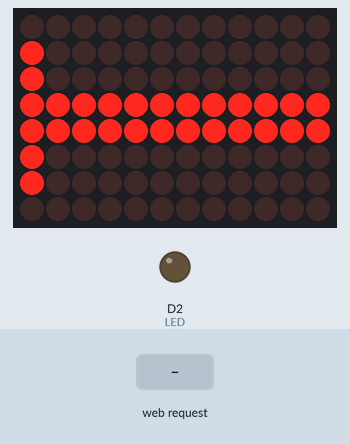
Simulated run of this sketch. Board: Arduino Uno R4 WiFi. Parts: 12×8 LED matrix, output pins drawn as LEDs (lit = HIGH). The test bench sets the inputs (shaded band). WiFi joins after 1.5 s; servers stay silent unless stated; what the sketch prints to the serial monitor is not drawn.

Above: at 5.0 s.
5.1 s: HTTP request GET /read?value= received
Timing chart, 0 to 8.1 s (numbered marks = the images above; inputs shaded):
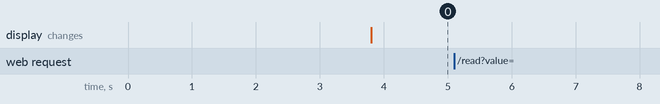

Measured:
- after the input at 5.1 s, every drawn part: stays the same

The sketch:

35_Uno_R4_WebServer.ino
```cpp
// (licence header left out)
#include "WiFiS3.h"
#include <Arduino_LED_Matrix.h>
#include "webpage.h"

//Change the below variables to your need
#define SECRET_SSID "WiFi name"
#define SECRET_PASS "WiFi password"
#define LED 2

int status = WL_IDLE_STATUS;
WiFiServer server(80);
ArduinoLEDMatrix matrix;

void setup() {
  Serial.begin(115200);  // initialize serial communication
  pinMode(LED, OUTPUT);  // set the LED pin mode

  // check for the WiFi module:
  if (WiFi.status() == WL_NO_MODULE) {
    Serial.println("Communication with WiFi module failed!");
    // don't continue
    while (true)
      ;
  }

  String fv = WiFi.firmwareVersion();
  if (fv < WIFI_FIRMWARE_LATEST_VERSION) {
    Serial.println("Please upgrade the firmware");
  }

  // attempt to connect to WiFi network:
  while (status != WL_CONNECTED) {
    Serial.print("Attempting to connect to Network named: ");
    Serial.println(SECRET_SSID);  // print the network name (SSID);

    // Connect to WPA/WPA2 network. Change this line if using open or WEP network:
    status = WiFi.begin(SECRET_SSID, SECRET_PASS);
    // wait 10 seconds for connection:
    delay(2300);
  }
  server.begin();     // start the web server on port 80
  printWifiStatus();  // you're connected now, so print out the status

  matrix.begin();
  print_rangeSlider(0);
}


void loop() {
  WiFiClient client = server.available();  // listen for incoming clients

  if (client) {                    // if you get a client,
    Serial.println("new client");  // print a message out the serial port
    String currentLine = "";       // make a String to hold incoming data from the client
    while (client.connected()) {   // loop while the client's connected
      if (client.available()) {    // if there's bytes to read from the client,
        char c = client.read();    // read a byte, then
        //Serial.write(c);           // print it out to the serial monitor
        if (c == '\n') {  // if the byte is a newline character

          // if the current line is blank, you got two newline characters in a row.
          // that's the end of the client HTTP request, so send a response:
          if (currentLine.length() == 0) {
            // HTTP headers always start with a response code (e.g. HTTP/1.1 200 OK)
            // and a content-type so the client knows what's coming, then a blank line:
            client.println("HTTP/1.1 200 OK");
            client.println("Content-type:text/html");
            client.println();

            String html = String(HTML_CONTENT);
            client.println(html);
            client.flush();

            // The HTTP response ends with another blank line:
            client.println();
            // break out of the while loop:
            break;
          } else {  // if you got a newline, then clear currentLine:
            currentLine = "";
          }
        } else if (c != '\r') {  // if you got anything else but a carriage return character,
          currentLine += c;      // add it to the end of the currentLine
        }

        //Receive data from the webserver
        if (currentLine.endsWith("range")) {
          Serial.println("Range");
          String value = currentLine.substring(currentLine.length() - 7, currentLine.length() - 5);
          Serial.println(value);
          print_rangeSlider(value.toInt());
        }
        if (currentLine.endsWith("LEDON")) {
          Serial.println("LED ON");
          matrix.loadFrame(leds[1]);
          digitalWrite(LED, HIGH);
        }
        if (currentLine.endsWith("LEDOFF")) {
          Serial.println("LED OFF");
          matrix.loadFrame(leds[0]);
          digitalWrite(LED, LOW);
        }
      }
    }
    // close the connection:
    client.stop();
    Serial.println("client disconnected");
  }
}

void printWifiStatus() {
  // print the SSID of the network you're attached to:
  Serial.print("SSID: ");
  Serial.println(WiFi.SSID());

  // print your board's IP address:
  IPAddress ip = WiFi.localIP();
  Serial.print("IP Address: ");
  Serial.println(ip);

  // print the received signal strength:
  long rssi = WiFi.RSSI();
  Serial.print("signal strength (RSSI):");
  Serial.print(rssi);
  Serial.println(" dBm");
  // print where to go in a browser:
  Serial.print("To see this page in action, open a browser to http://");
  Serial.println(ip);
}

void print_rangeSlider(int value) {
  value = map(value, 0, 100, 0, 11);
  matrix.loadFrame(frame_slider[value]);
  //delay(1);
}
```

webpage.h
```cpp
// (licence header left out)
const char* HTML_CONTENT = R""""(
<!DOCTYPE html>

<html>
<head>
  <meta charset="UTF-8"/>
  <meta name="viewport" content="width=device-width, initial-scale=1" >
  <title>Tech Talkies Web Server</title>

    <style>
    html {font-family: Times New Roman; display: inline-block; text-align: center;}
    h2 {font-size: 1.8rem; color: white;}
    p {font-size: 1.5rem; color: #E9eeee;}
    body {max-width: 400px; margin:0px auto; padding-bottom: 25px; background: linear-gradient(to right, #9966ff 47%, #0099ff 100%);

    .slider {position: top;
        top: 50%;
        left: 50%;
        width: 270px;
        height: 60px;
        padding: 30px;
        padding-left: 40px;
        margin: 20px;
        background: #fcfcfc;
        border-radius: 20px;

        align-items: center;
        box-shadow: 0px 15px 40px #7E6D5766;}

    .slider p {font-size: 26px;
          font-weight: 600;
          font-family: Open Sans;
          padding-left: 30px;
          color: black;}

    .slider input[type="range"] {-webkit-appearance:none !important;
                              width: 200px;
                              height: 2px;
                              background: black;
                              border: none;
                              outline: none;}

    .slider input[type="range"]::-webkit-slider-thumb {-webkit-appearance: none !important;
                                                    width: 30px;
                                                    height:30px;
                                                    background: black;
                                                    border: 2px solid black;
                                                    border-radius: 50%;
                                                    cursor: pointer;}

    .slider input[type="range"]::-webkit-slider-thumb:hover {background: black;}

    .button { background-color: white; border: none; color: black; padding: 16px 20px; border-radius: 15px;
    text-decoration: none; font-size: 20px; margin: 2px; cursor: pointer;}
    .button2 {background-color: #77878A;}
  </style>
</head>

<body>
<h2><a href="https://www.youtube.com/@techtalkies1">Tech Talkies Web Server</a></h2>

  <div class="slider">
    <input id="range1" type="range" min="0" max="99" step="5" value="0" oninput="rangeUpdate(this.value)" onchange="rangeUpdate(this.value)">
    <p id="rangeValue">0</p>

    <br>
    <h2>LED</h2>

    <button class="button" onclick="buttonclick('LEDON');">ON</button></a>
	  <button class="button" onclick="buttonclick('LEDOFF');">OFF</button></a>

  </div>

<script>
   function refresh(value) {
    document.getElementById("rangeValue").innerText = value;
  }

  function rangeUpdate(value) {
    var url = "/" + value + "range";
    console.log(url);
    refresh(value);

    fetch(url)
    .catch(error => {
        console.log(error);
      })
  }

  function buttonclick(element){
    var xhr = new XMLHttpRequest();
    xhr.open("GET", "/read?value=" + element, true);
    xhr.send();
  }
    </script>
</body>
</html>
)"""";

const uint32_t frame_slider[12][4] = {
  {
		0x80080,
		0xffffff8,
		0x800000,
		66
	},
	{
		0xc00c0,
		0xffffffc,
		0xc00000,
		66
	},
	{
		0x60060,
		0xffffff6,
		0x600000,
		66
	},
	{
		0x30030,
		0xffffff3,
		0x300000,
		66
	},
	{
		0x18018,
		0xffffff1,
		0x80180000,
		66
	},
	{
		0xc00c,
		0xffffff0,
		0xc00c0000,
		66
	},
	{
		0x6006,
		0xffffff0,
		0x60060000,
		66
	},
	{
		0x3003,
		0xffffff0,
		0x30030000,
		66
	},
	{
		0x1801,
		0x8ffffff0,
		0x18018000,
		66
	},
	{
		0xc00,
		0xcffffff0,
		0xc00c000,
		66
	},
	{
		0x600,
		0x6ffffff0,
		0x6006000,
		66
	},
	{
		0x300,
		0x3ffffff0,
		0x3003000,
		66
	}
};

const uint32_t leds[2][4] = {
	{
		0xeeea8,
		0x8acca88e,
		0x88000000,
		66
	},
	{
		0xec8aa,
		0x8aa8a98e,
		0x88000000,
		66
	}
};
```
